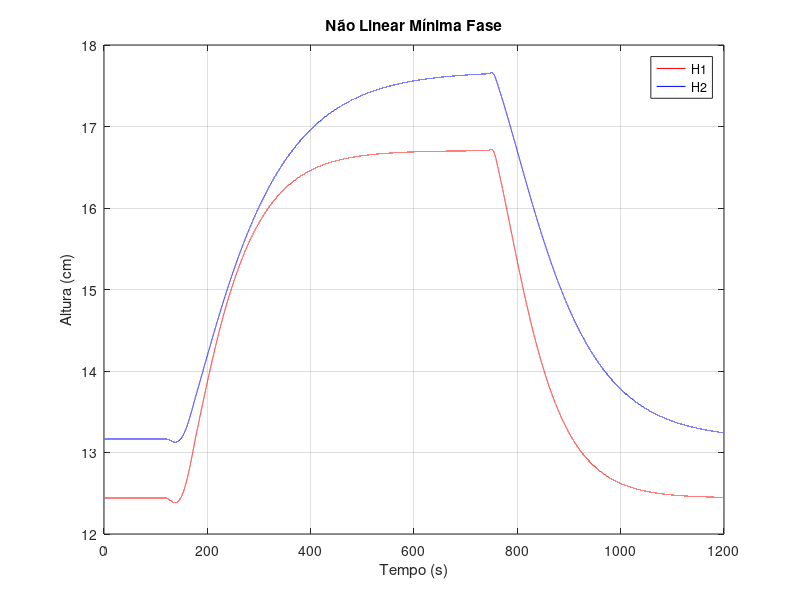

This chart was generated by the following MATLAB code:
function output = Sim_FaseNaoMinima_NaoLinear()
%% Minimum Fase
clear all

h01 = 0;
h02 = 0;
h03 = 0;
h04 = 0;

% h01 = 5;
% h02 = 5;
% h03 = 2;
% h04 = 2;

h1 = 12.4419;
h2 = 13.1668;
h3 = 4.7303;
h4 = 4.9863;

%% Solving
samp_time = 0.01;
final_time = 1200;
tot_samps = final_time/samp_time;
t = linspace(0, final_time, tot_samps);

[t,Hv] = ode45(@quadtank,t,[h1 h2 h3 h4]);

% Visualiza��o
figure
y1 = Hv;
save H_NL
plot(t,Hv(:,1),'-r',t,Hv(:,2),'-b')
title('Não Linear Mínima Fase');
ylabel('Altura (cm)');
xlabel('Tempo (s)');
legend('H1','H2');
grid on

end
function dh = quadtank(t,h)
%Especifica��es do tank e do sistema
A1 = 28;
A2 = 32;
A3 = 28;
A4 = 32;

a1 = 0.071;
a2 = 0.057;
a3 = 0.071;
a4 = 0.057;

g = 981;

k1 = 3.14;
k2 = 3.29;
y1 = 0.43;
y2 = 0.34;


% Equa��es que descrevem o sistema
dh = zeros(4,1);
dh(1) = -(a1/A1)*sqrt(2*g*h(1)) + (a3/A1)*sqrt(2*g*h(3)) + y1*k1*v1(t)/A1;
dh(2) = -(a2/A2)*sqrt(2*g*h(2)) + (a4/A2)*sqrt(2*g*h(4)) + y2*k2*v2(t)/A2;
dh(3) = -(a3/A3)*sqrt(2*g*h(3)) + (1-y2)*k2*v2(t)/A3;
dh(4) = -(a4/A4)*sqrt(2*g*h(4)) + (1-y1)*k1*v1(t)/A4;
end
% Entradas do sistema ( Atualmente: degrais)
function v11 = v1(t)
    if (t > 150)&&(t < 750)
        v11 = 3.15+0.5;
    else
        v11 = 3.15;
    end
end
function v22 = v2(t)
   if (t > 150)&&(t < 750)
        v22 = 3.15+0.5;
    else
        v22 = 3.15;
   end
end
